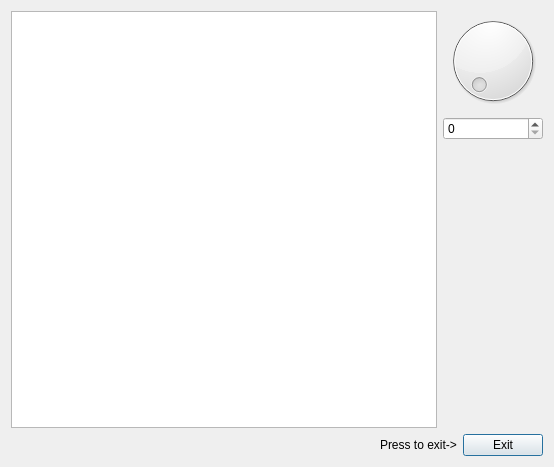
<?xml version="1.0" encoding="UTF-8"?>
<ui version="4.0">
 <class>DialogEx2</class>
 <widget class="QDialog" name="DialogEx2">
  <property name="geometry">
   <rect>
    <x>0</x>
    <y>0</y>
    <width>554</width>
    <height>467</height>
   </rect>
  </property>
  <property name="windowTitle">
   <string>DialogEx2</string>
  </property>
  <layout class="QVBoxLayout" name="verticalLayout_2">
   <item>
    <layout class="QHBoxLayout" name="horizontalLayout_2">
     <item>
      <widget class="QTextEdit" name="QMessageBox"/>
     </item>
     <item>
      <layout class="QVBoxLayout" name="verticalLayout">
       <item>
        <widget class="QDial" name="dial"/>
       </item>
       <item>
        <widget class="QSpinBox" name="spinBox"/>
       </item>
       <item>
        <spacer name="verticalSpacer">
         <property name="orientation">
          <enum>Qt::Vertical</enum>
         </property>
         <property name="sizeHint" stdset="0">
          <size>
           <width>20</width>
           <height>40</height>
          </size>
         </property>
        </spacer>
       </item>
      </layout>
     </item>
    </layout>
   </item>
   <item>
    <layout class="QHBoxLayout" name="horizontalLayout">
     <item>
      <spacer name="horizontalSpacer">
       <property name="orientation">
        <enum>Qt::Horizontal</enum>
       </property>
       <property name="sizeHint" stdset="0">
        <size>
         <width>40</width>
         <height>20</height>
        </size>
       </property>
      </spacer>
     </item>
     <item>
      <widget class="QLabel" name="label">
       <property name="text">
        <string>Press to exit-&gt;</string>
       </property>
      </widget>
     </item>
     <item>
      <widget class="QPushButton" name="pushButton">
       <property name="text">
        <string>Exit</string>
       </property>
      </widget>
     </item>
    </layout>
   </item>
  </layout>
 </widget>
 <layoutdefault spacing="6" margin="11"/>
 <resources/>
 <connections>
  <connection>
   <sender>dial</sender>
   <signal>sliderMoved(int)</signal>
   <receiver>spinBox</receiver>
   <slot>setValue(int)</slot>
   <hints>
    <hint type="sourcelabel">
     <x>463</x>
     <y>64</y>
    </hint>
    <hint type="destinationlabel">
     <x>478</x>
     <y>125</y>
    </hint>
   </hints>
  </connection>
  <connection>
   <sender>spinBox</sender>
   <signal>valueChanged(int)</signal>
   <receiver>dial</receiver>
   <slot>setValue(int)</slot>
   <hints>
    <hint type="sourcelabel">
     <x>507</x>
     <y>124</y>
    </hint>
    <hint type="destinationlabel">
     <x>507</x>
     <y>86</y>
    </hint>
   </hints>
  </connection>
  <connection>
   <sender>spinBox</sender>
   <signal>valueChanged(QString)</signal>
   <receiver>QMessageBox</receiver>
   <slot>append(QString)</slot>
   <hints>
    <hint type="sourcelabel">
     <x>445</x>
     <y>124</y>
    </hint>
    <hint type="destinationlabel">
     <x>388</x>
     <y>134</y>
    </hint>
   </hints>
  </connection>
 </connections>
</ui>
